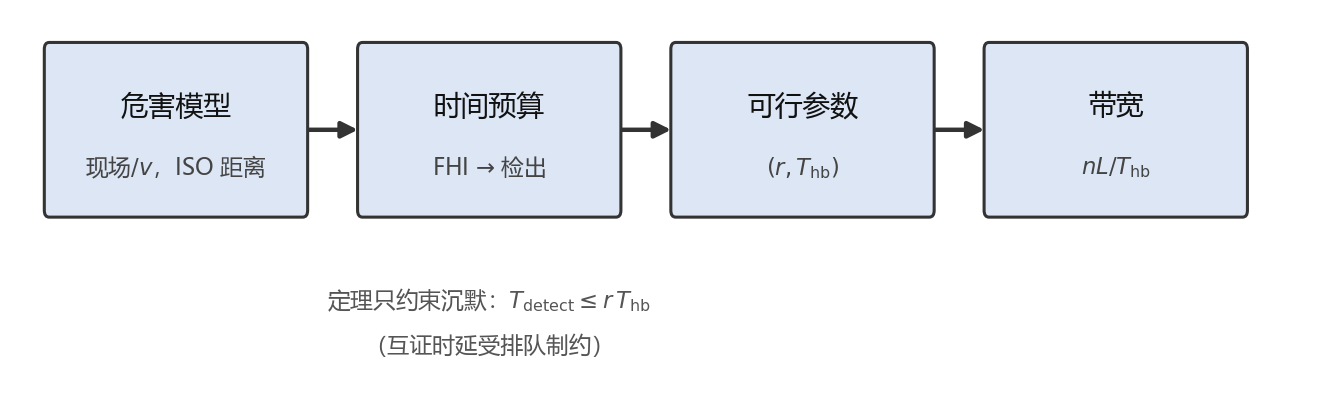

The Python source for this figure:
# -*- coding: utf-8 -*-
"""危害到带宽四段链（中文版）。"""
from __future__ import annotations

import os

import matplotlib

matplotlib.use("Agg")
import matplotlib.pyplot as plt
from matplotlib.patches import FancyArrowPatch, FancyBboxPatch

from _style import subset_pdf

HERE = os.path.dirname(os.path.abspath(__file__))
OUT = os.path.join(HERE, "fig_budget_chain_CN")

plt.rcParams.update({
    "font.sans-serif": ["Microsoft YaHei", "SimHei", "SimSun", "DejaVu Sans"],
    "axes.unicode_minus": False,
    "mathtext.fontset": "dejavusans",
    "figure.dpi": 200,
    "pdf.fonttype": 42,
})

C_EDGE = "#333333"
C_NOTE = "#555555"
C_BOX = "#dce6f4"


def box(ax, x, y, w, h, title, sub):
    ax.add_patch(FancyBboxPatch(
        (x, y), w, h, boxstyle="round,pad=0.02,rounding_size=0.05",
        facecolor=C_BOX, edgecolor=C_EDGE, linewidth=1.1, zorder=3))
    ax.text(x + w / 2, y + h * 0.64, title, ha="center", va="center",
            fontsize=10, color="#111111", zorder=4)
    ax.text(x + w / 2, y + h * 0.28, sub, ha="center", va="center",
            fontsize=8.2, color="#444444", zorder=4)


def arrow(ax, p, q):
    ax.add_patch(FancyArrowPatch(
        p, q, arrowstyle="-|>", mutation_scale=12, linewidth=1.6,
        color=C_EDGE, shrinkA=0.6, shrinkB=0.6, zorder=2))


def main() -> None:
    fig, ax = plt.subplots(figsize=(8.4, 2.55))
    ax.set_xlim(-0.1, 13.2)
    ax.set_ylim(-0.55, 2.35)
    ax.axis("off")

    w, h, gap = 2.65, 1.25, 0.55
    xs = [0.25 + i * (w + gap) for i in range(4)]
    y = 0.85
    items = [
        ("危害模型", r"现场$/v$，ISO 距离"),
        ("时间预算", r"FHI $\to$ 检出"),
        ("可行参数", r"$(r,T_{\mathrm{hb}})$"),
        ("带宽", r"$nL/T_{\mathrm{hb}}$"),
    ]
    for x, (title, sub) in zip(xs, items):
        box(ax, x, y, w, h, title, sub)
    for i in range(3):
        arrow(ax, (xs[i] + w, y + h / 2), (xs[i + 1], y + h / 2))

    ax.text(xs[1] + w / 2, 0.22,
            r"定理只约束沉默：$T_{\mathrm{detect}}\leq r\,T_{\mathrm{hb}}$",
            ha="center", va="center", fontsize=8.2, color=C_NOTE)
    ax.text(xs[1] + w / 2, -0.12,
            "（互证时延受排队制约）",
            ha="center", va="center", fontsize=8.2, color=C_NOTE)

    fig.savefig(OUT + ".pdf", bbox_inches="tight", pad_inches=0.06)
    fig.savefig(OUT + ".png", dpi=200, bbox_inches="tight", pad_inches=0.06)
    plt.close(fig)
    subset_pdf(OUT + ".pdf")
    print("wrote", OUT + ".pdf")


if __name__ == "__main__":
    main()
